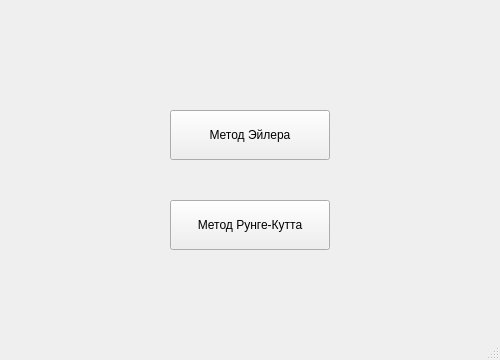
<?xml version="1.0" encoding="UTF-8"?>
<ui version="4.0">
 <class>menu_window</class>
 <widget class="QMainWindow" name="menu_window">
  <property name="geometry">
   <rect>
    <x>0</x>
    <y>0</y>
    <width>500</width>
    <height>360</height>
   </rect>
  </property>
  <property name="minimumSize">
   <size>
    <width>500</width>
    <height>360</height>
   </size>
  </property>
  <property name="maximumSize">
   <size>
    <width>500</width>
    <height>360</height>
   </size>
  </property>
  <property name="windowTitle">
   <string>Меню</string>
  </property>
  <widget class="QWidget" name="centralwidget">
   <widget class="QPushButton" name="euler_btn">
    <property name="geometry">
     <rect>
      <x>170</x>
      <y>110</y>
      <width>160</width>
      <height>50</height>
     </rect>
    </property>
    <property name="text">
     <string>Метод Эйлера</string>
    </property>
   </widget>
   <widget class="QPushButton" name="runge_kutt_btn">
    <property name="geometry">
     <rect>
      <x>170</x>
      <y>200</y>
      <width>160</width>
      <height>50</height>
     </rect>
    </property>
    <property name="text">
     <string>Метод Рунге-Кутта</string>
    </property>
   </widget>
  </widget>
  <widget class="QStatusBar" name="statusbar"/>
 </widget>
 <resources/>
 <connections/>
</ui>
